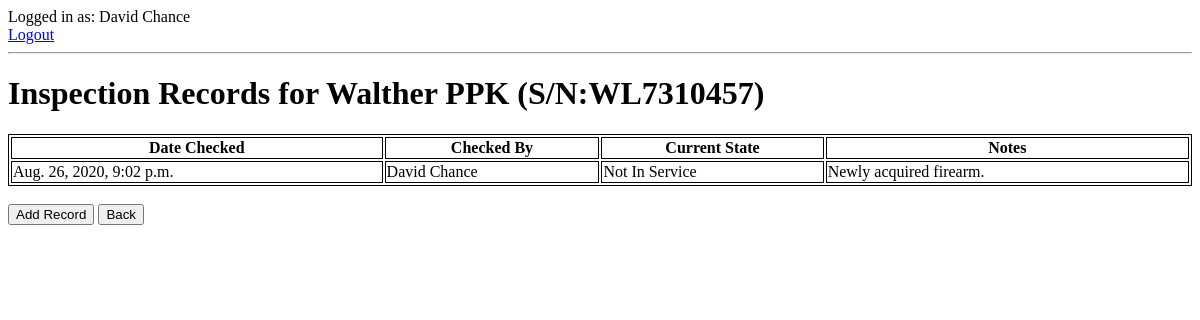
The app's page /10/ (signed in), older data.
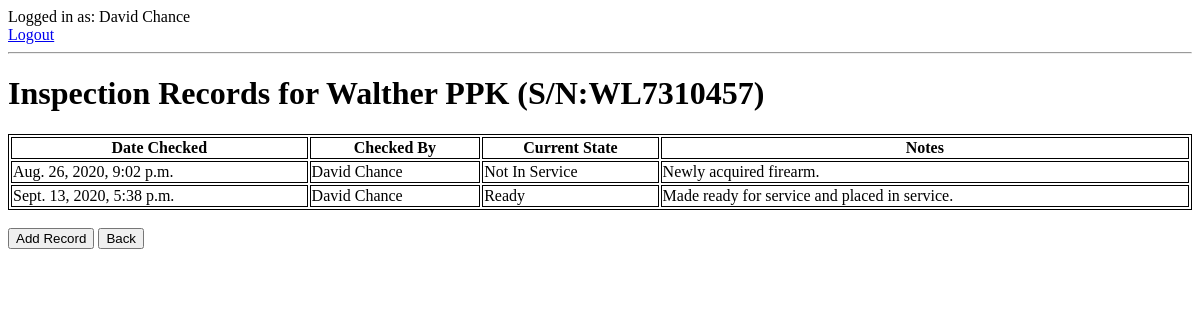
The same page, newer data.
### tracksvc/models.py (models this page shows, shortened)
class Firearm(models.Model):
    make = models.CharField(max_length=32)
    model = models.CharField(max_length=32)
    serial = models.CharField(max_length=32)
    location = models.CharField(max_length=64, default=None, null=True)
    def __str__(self):
        return self.make + ' ' + self.model
    class Meta:
        ordering = ['make']

class CheckEvent(models.Model):
    STATE_CODES = (
        ( 0, 'Ready' ),
        ( 1, 'Malfunctioning' ),
        ( 2, 'Not loaded' ),
        ( 3, 'Not In Service' ),
        ( 4, 'In for Repair' ),
        ( 5, 'Non-functional' ),
        ( 6, 'Decommissioned' ),
    )
    user = models.ForeignKey(settings.AUTH_USER_MODEL, on_delete=models.CASCADE)
    when = models.DateTimeField(default=datetime.datetime.now)
    firearm = models.ForeignKey(Firearm, on_delete=models.CASCADE)
    notes = models.CharField(max_length=200,blank=True)
    state = models.IntegerField(choices=STATE_CODES, default=0)
    class Meta:
        ordering = ['when']

### tracksvc/views.py (the view)
# urls.py: path('<int:firearm_id>/', views.fdetail, name='fdetail'),
@login_required
def fdetail(request, firearm_id):
    firearm = Firearm.objects.get(pk=firearm_id)
    check_event_list = CheckEvent.objects.filter(firearm=firearm_id)
    context = {'check_event_list': check_event_list,
    'firearm': firearm,
    }
    return render(request, 'tracksvc/fdetail.html', context)

### tracksvc/templates/tracksvc/fdetail.html (shortened to what this page needs)
<HTML>
<HEAD>
</HEAD>
<BODY>
      Logged in as: {{ request.user.get_full_name  }}
      <BR>
      <A HREF="/logout/">Logout</A>
      <HR>
  <H1>Inspection Records for {{ firearm }} (S/N:{{ firearm.serial }})</H1>
  <TABLE style="width:100%" name="fdetails_table">
    <THEAD>
      <TR>
        <TH>Date Checked</TH>
        <TH>Checked By</TH>
        <TH>Current State</TH>
        <TH>Notes</TH>
      </TR>
    </THEAD>
    <TBODY>
    {% for detail in check_event_list %}
      <TR>
          <TD>{{ detail.when }}</TD>
          <TD>{{ detail.user.get_full_name }}</TD>
          <TD>{{ detail.get_state_display }}</TD>
          <TD>{{ detail.notes }}</TD>
      </TR>
    {% endfor %}
    </TBODY>
  </TABLE>
  <BR>
  <A HREF="{% url 'get_check_data' firearm.id %}"><BUTTON type=button>Add Record</BUTTON></A>
  <A HREF="{% url 'index' %}"><BUTTON type="button">Back</BUTTON></A>
</BODY>
</HTML>

### tracksvc/templates/tracksvc/fdetail.html (style rules this page uses)
table, th, td { border: 1px solid black }

Row changes from the older to the newer data that the page shows:
added CheckEvent: when "Sept. 13, 2020, 5:38 p.m.", user.get_full_name "David Chance", state "Ready", notes "Made ready for service and placed in service."
